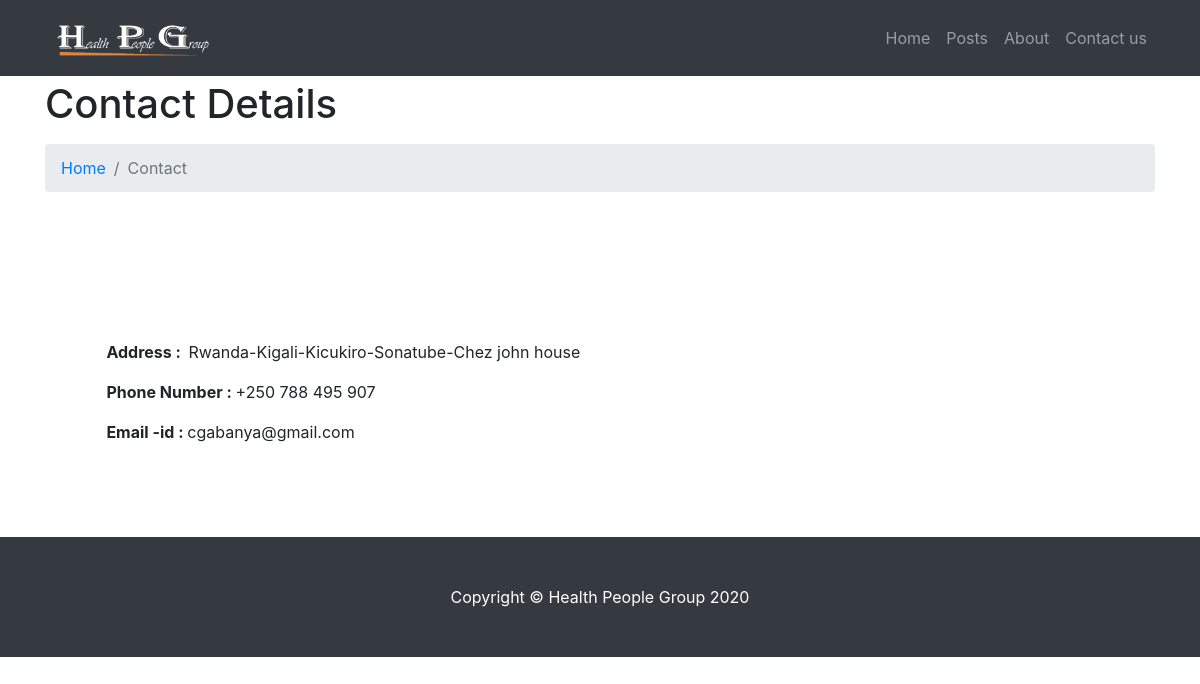
The page /contact-us.php on the database its author committed.
### tables this page shows
CREATE TABLE `tblpages` (
  `id` int(11) NOT NULL,
  `PageName` varchar(200) DEFAULT NULL,
  `PageTitle` mediumtext,
  `Description` longtext,
  `PostingDate` timestamp NULL DEFAULT CURRENT_TIMESTAMP,
  `UpdationDate` timestamp NULL DEFAULT NULL ON UPDATE CURRENT_TIMESTAMP
);

### contact-us.php (the view, shortened to what this page needs)
<?php
include('includes/config.php');
?>
<!DOCTYPE html>
<html lang="en">
  <head>
    <link href="vendor/bootstrap/css/bootstrap.min.css" rel="stylesheet">
    <link href="css/modern-business.css" rel="stylesheet">
  </head>
  <body>
    <?php include('includes/header.php');?>
    <div class="container">
<?php
$pagetype='contactus';
$query=mysqli_query($con,"select PageTitle,Description from tblpages where PageName='$pagetype'");
while($row=mysqli_fetch_array($query))
{
?>
      <h1 class="mt-4 mb-3"><?php echo htmlentities($row['PageTitle'])?>
      </h1>
      <ol class="breadcrumb">
        <li class="breadcrumb-item">
          <a href="index.php">Home</a>
        </li>
        <li class="breadcrumb-item active">Contact</li>
      </ol>
      <div class="row">
        <div class="col-lg-12" style="padding: 6.7%;">
          <p><?php echo $row['Description'];?></p>
        </div>
      </div>
<?php } ?>
    </div>
 <?php include('includes/footer.php');?>
  </body>
</html>

### css/modern-business.css (style rules this page uses)
body { padding-top: 54px; }
@media (min-width: 992px) { body { padding-top: 56px; } }

### rows shown on the page
tblpages: PageTitle "Contact Details", Description "Address : Rwanda-Kigali-Kicukiro-Sonatube-Chez john house Phone Number : +250 788 495 907 Email -id : cgabanya@gmail.com"
